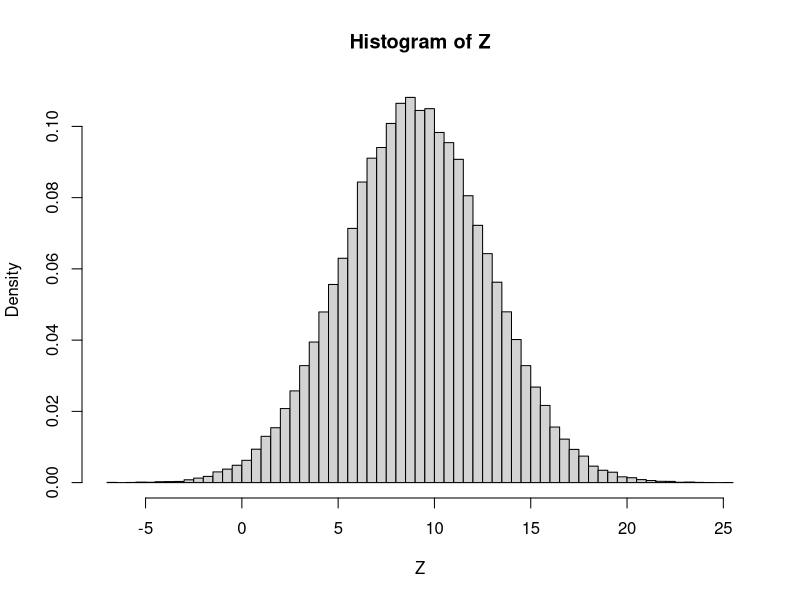
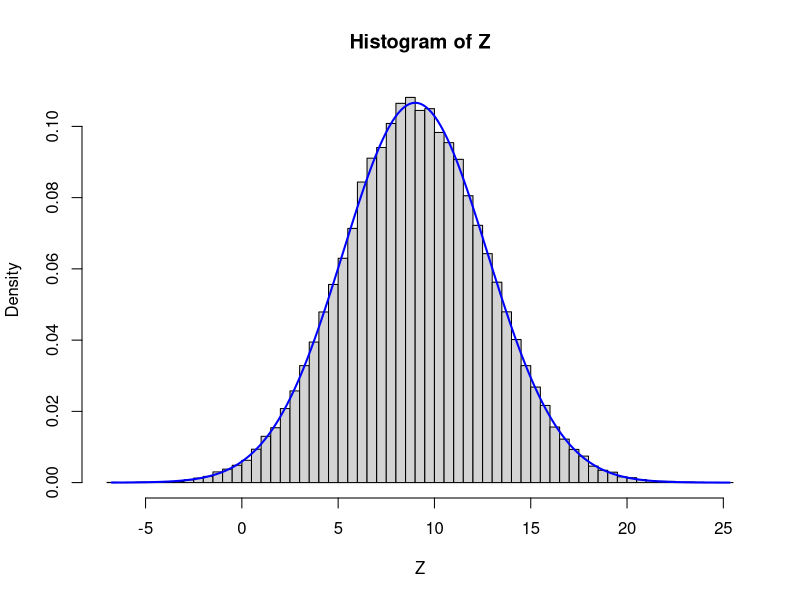
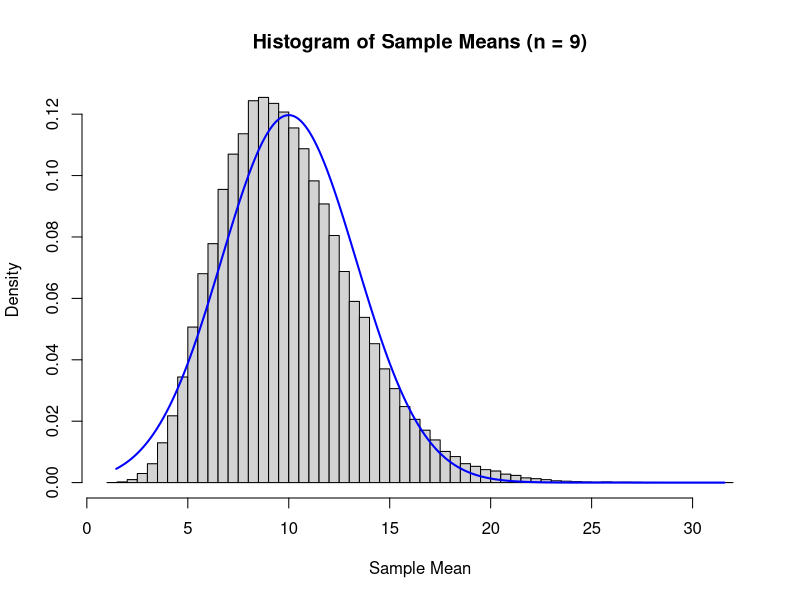
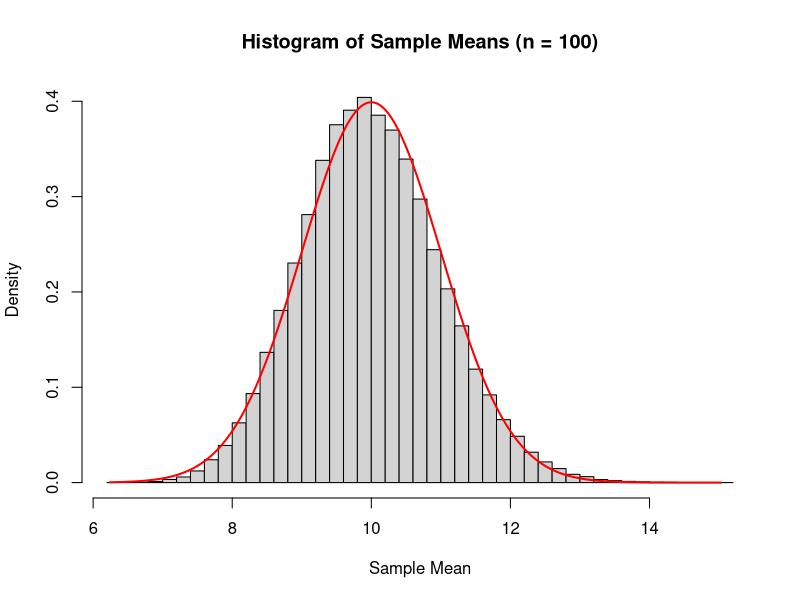
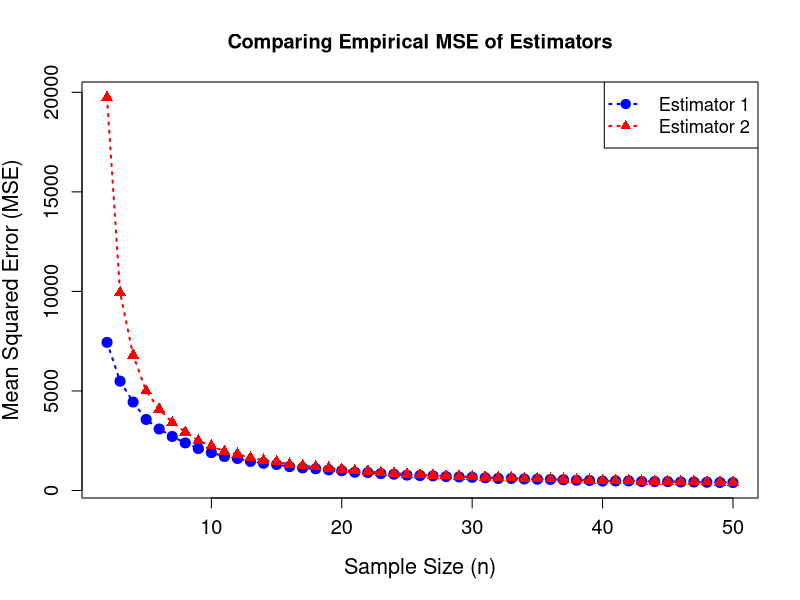

R code for these plots, in order:
## ---- chunk 1
# Setup global options
knitr::opts_chunk$set(echo = TRUE, warning = FALSE, message = FALSE)
## ---- chunk 2
    # Simulate X1
    set.seed(123)

    x1 <- rnorm(n = 100000, mean = 2, sd = 1)
    head(x1)
## ---- chunk 3
    # Simulate X2
    x2 <- rnorm(n = 100000, mean = 3, sd = 2)
    head(x2)
## ---- chunk 4
    # Simulate X3
    x3 <- rnorm(n = 100000, mean = 4, sd = 3)
    head(x3)
## ---- chunk 5
    # Define Z
    z <- x1 + x2 + x3
    head(z)
## ---- chunk 6
    # Histogram with probability = TRUE
    hist(z, 
         probability = TRUE,
         breaks = 50,
         main = "Histogram of Z", 
         xlab = "Z")
## ---- chunk 7
    hist(z, 
         probability = TRUE,
         breaks = 50,
         main = "Histogram of Z", 
         xlab = "Z")

    # Parameters for Z
    mu_Z <- 2 + 3 + 4
    sigma_Z <- sqrt(1^2 + 2^2 + 3^2)

    # X-values covering the range of z
    x_vals <- seq(min(z), max(z), length.out = 1000)

    # Add the theoretical PDF curve
    lines(x_vals, 
          dnorm(x_vals, mean = mu_Z, sd = sigma_Z), 
          col = "blue", 
          lwd = 2)
## ---- chunk 8
    # Rate parameter for the Exponential distribution
    lambda <- 0.1
## ---- chunk 9
    # Mean and standard deviation for the Exponential distribution.
    mean_exp <- 1 / lambda
    sd_exp   <- 1 / lambda

    cat("Exponential Distribution Mean:", mean_exp, "\n")
    cat("Exponential Distribution SD:", sd_exp, "\n")
## ---- chunk 10
    set.seed(123)

    # sample size
    n <- 9             
    num_samples <- 100000

    # 100,000 random samples of size 9 and compute the sample means.
    sample_means_n9 <- replicate(num_samples, mean(rexp(n, rate = lambda)))

    # Relative frequency histogram of the sample means
    hist(sample_means_n9, probability = TRUE, breaks = 50,
         main = "Histogram of Sample Means (n = 9)",
         xlab = "Sample Mean", col = "lightgray")


    # Theoretical sampling distribution parameters for n = 9:
    mu   <- mean_exp
    se_n9 <- sd_exp / sqrt(n)


    # Generate x-values spanning the range of the sample means
    x_vals <- seq(min(sample_means_n9), max(sample_means_n9), length.out = 1000)

    # Overlay the theoretical normal pdf on the histogram
    lines(x_vals, dnorm(x_vals, mean = mu, sd = se_n9), col = "blue", lwd = 2)
## ---- chunk 11
    set.seed(123)

    # sample size
    n <- 100             

    # 100,000 random samples of size 100 and compute the sample means.
    sample_means_n100 <- replicate(num_samples, mean(rexp(n, rate = lambda)))

    # Relative frequency histogram of the sample means
    hist(sample_means_n100, probability = TRUE, breaks = 50,
         main = "Histogram of Sample Means (n = 100)",
         xlab = "Sample Mean", col = "lightgray")


    # Theoretical sampling distribution parameters for n = 100:
    se_n100 <- sd_exp / sqrt(n)


    # Generate x-values spanning the range of the sample means
    x_vals <- seq(min(sample_means_n100), max(sample_means_n100), length.out = 1000)

    # Overlay the theoretical normal pdf on the histogram
    lines(x_vals, dnorm(x_vals, mean = mu, sd = se_n100), col = "red", lwd = 2)
## ---- chunk 12
    set.seed(123)

    num_sims <- 10000

    true_var <- 10
    true_sd  <- sqrt(10)
    n_values <- 2:50

    # Store empirical MSE for each estimator
    mse1 <- numeric(length(n_values))  # for Estimator 1 (MLE)
    mse2 <- numeric(length(n_values))  # for Estimator 2 (unbiased)
## ---- chunk 13
    for (j in seq_along(n_values)) {
      n <- n_values[j]
      
      # Store each estimate
      est1_vals <- numeric(num_sims)
      est2_vals <- numeric(num_sims)
      
      # Repeat 10000 times
      for (i in 1:num_sims) {
        # Make a sample of size n from N(50, sqrt(10))
        X <- rnorm(n, mean = 50, sd = true_sd)
        
        # Get sample mean
        X_bar <- mean(X)
        
        # Sum of squared deviations
        SS <- sum((X - X_bar)^2)
        
        # Compute the two estimators
        est1_vals[i] <- SS / n        # Estimator 1 (MLE)
        est2_vals[i] <- SS / (n - 1)  # Estimator 2 (unbiased)
      }
      
      # Compute empirical MSE for each estimator
      mse1[j] <- mean((est1_vals - true_var)^2)
      mse2[j] <- mean((est2_vals - true_var)^2)
    }

    # Match scale of given graph
    mse1_k <- mse1*100
    mse2_k <- mse2*100

## ---- chunk 14
    # Plot the MSE of Estimator 1 (MLE)
    plot(n_values, mse1_k,
         type = "o",               
         pch = 19, col = "blue",
         lty = 3,                  
         lwd = 2,                  
         cex = 1.2,                
         cex.lab = 1.3,           
         cex.axis = 1.2,        
         ylim = range(c(mse1_k, mse2_k)),
         xlab = "Sample Size (n)",
         ylab = "Mean Squared Error (MSE)",
         main = "Comparing Empirical MSE of Estimators")

    # Add the MSE of Estimator 2 (Unbiased)
    lines(n_values, mse2_k,
          type = "o",
          pch = 17, col = "red",
          lty = 3,     
          lwd = 2,
          cex = 1.2)

    # Legend
    legend("topright",
           legend = c("Estimator 1", "Estimator 2"),
           col = c("blue", "red"),
           pch = c(19, 17),
           lty = c(3, 3),
           lwd = 2,
           cex = 1.1)
